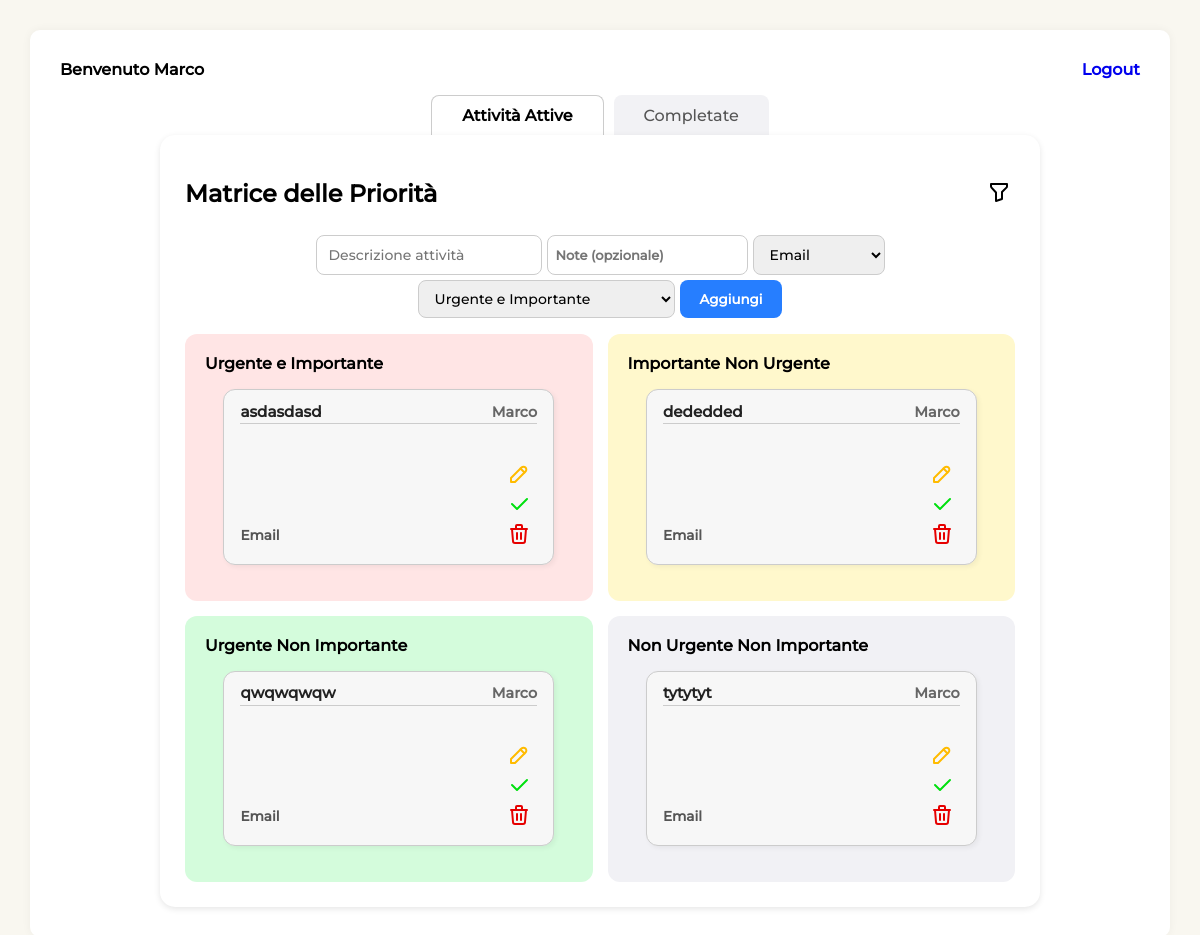
Page /home/ (signed in) on the earlier database version.
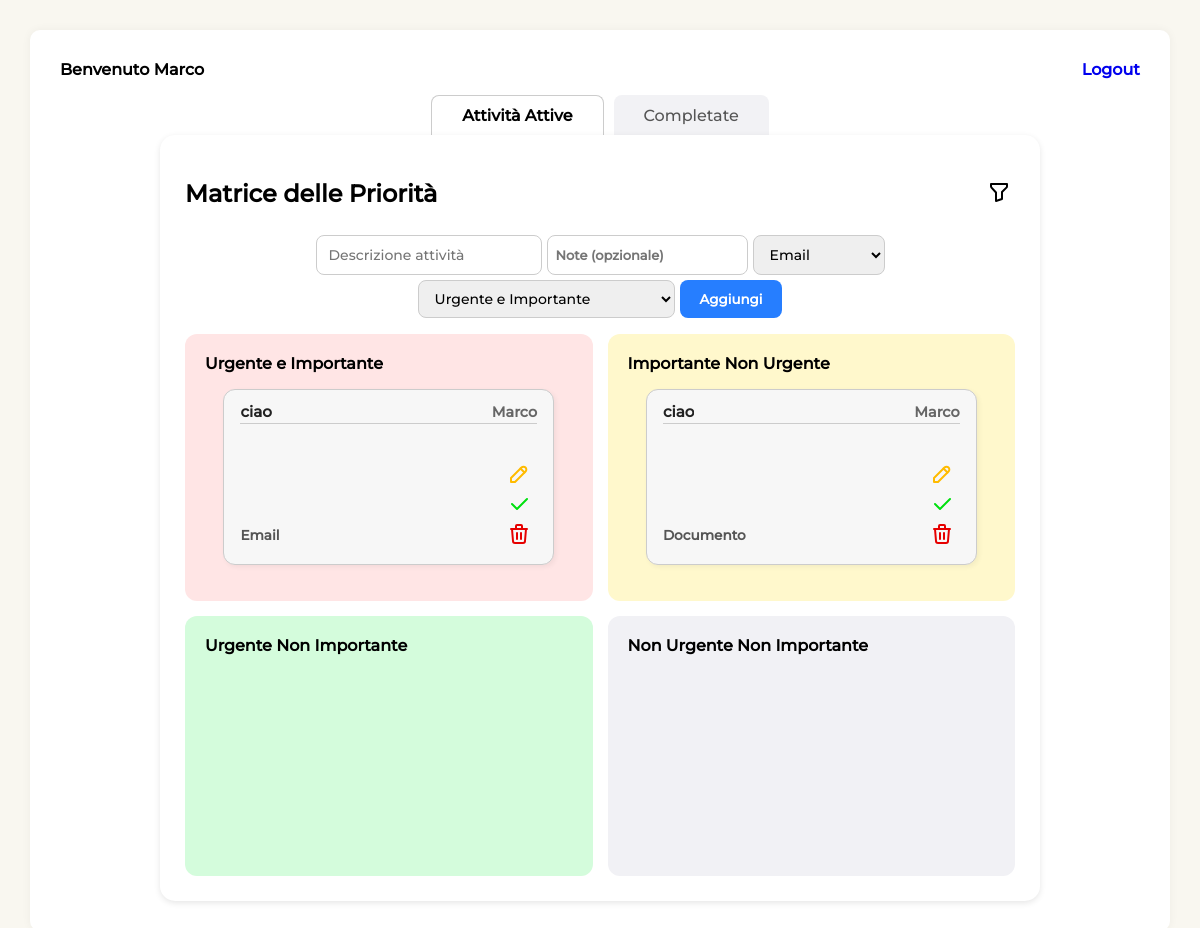
Same page on the later database version.
### sbk_app/models.py (models this page shows, shortened)
class Task(models.Model):
    TIPO_CHOICES = [
        ('Email', 'Email'),
        ('Telefono', 'Telefono'),
        ('Documento', 'Documento'),
        ('Call', 'Call'),
        ('Task', 'Task'),
        ('Decisione', 'Decisione'),
    ]
    PRIORITA_CHOICES = [
        ('UI', 'Urgente e Importante'),
        ('IN', 'Importante Non Urgente'),
        ('UN', 'Urgente Non Importante'),
        ('NN', 'Non Urgente Non Importante'),
    ]
    descrizione = models.CharField(max_length=25)
    tipo = models.CharField(max_length=20, choices=TIPO_CHOICES)
    priorita = models.CharField(max_length=2, choices=PRIORITA_CHOICES)
    creatore = models.ForeignKey(User, on_delete=models.CASCADE)
    modificato_da = models.ForeignKey(User, on_delete=models.SET_NULL, null=True, blank=True, related_name='tasks_modifica')
    assegnato_a = models.ForeignKey(User, null=True, blank=True, on_delete=models.SET_NULL, related_name="task_assegnate")
    completata = models.BooleanField(default=False)
    data_creazione = models.DateTimeField(auto_now_add=True)
    note = models.TextField(blank=True, null=True)

### sbk_app/views.py (the view, shortened to what this page needs)
# urls.py: path('home/', include('sbk_app.urls')),
@login_required(login_url='/accounts/login/')
def home(request):
    user = request.user
    assegnato_user = None
    if user.is_superuser:
        tasks_ui = Task.objects.filter(priorita='UI', completata=False)
        tasks_in = Task.objects.filter(priorita='IN', completata=False)
        tasks_un = Task.objects.filter(priorita='UN', completata=False)
        tasks_nn = Task.objects.filter(priorita='NN', completata=False)
        completate = Task.objects.filter(completata=True)
        utenti = User.objects.all()
    else:
        filtro = Q(creatore=user) | Q(assegnato_a=user)
        tasks_ui = Task.objects.filter(filtro, priorita='UI', completata=False)
        tasks_in = Task.objects.filter(filtro, priorita='IN', completata=False)
        tasks_un = Task.objects.filter(filtro, priorita='UN', completata=False)
        tasks_nn = Task.objects.filter(filtro, priorita='NN', completata=False)
        completate = Task.objects.filter(filtro, completata=True)
        utenti = None
    context = {
        'tasks_ui': tasks_ui,
        'tasks_in': tasks_in,
        'tasks_un': tasks_un,
        'tasks_nn': tasks_nn,
        'completate': completate,
        'utenti': utenti,
    }
    return render(request, "home.html", context)

### sbk_app/templates/home.html (shortened to what the changed rows need)
{% load static %}
<!DOCTYPE html>
<html lang="it">
<head>
  <link rel="stylesheet" href="{% static 'style.css' %}">
</head>
<body>
  <div class="container">
    <div class="card tab-content active" id="attive">
      <div class="task-filter-bar">
        <h2>Matrice delle Priorità </h2>
      </div>
      <div class="priority-grid">
        <div class="priority urgent-important" data-priority-code="UI">
          <div class="task-list">
            {% for task in tasks_ui %}
              <div class="task-card" data-task-id = {{task.id}} >
                <div class="task-header">
                  <div class="task-title">{{ task.descrizione }}</div>
                  <div class="task-creator">{{ task.creatore.username }}</div>
                </div>
                <div class="task-details">
                  <div class="task-type">
                    <p> {{ task.tipo }}</p>
                  </div>
                  <div class="task-actions">
                    <button class="edit-task" data-task-id="{{ task.id }}" data-tipo="{{ task.tipo }}" data-priorita="{{ task.priorita }}" title="Modifica"> <img src="{% static 'icone/pencil.svg' %}"/></button>
                    <button class="complete-task" data-task-id="{{ task.id }}" title="Completa"> <img src="{% static 'icone/check.svg' %}"/></button>
                    <button class="delete-task" data-task-id="{{ task.id }}" title="Elimina"> <img src="{% static 'icone/trash.svg' %}"/></button>
                  </div>
                </div>
              </div>
            {% endfor %}
          </div>
        </div>
        <div class="priority important-not-urgent" data-priority-code="IN">
          <div class="task-list">
            {% for task in tasks_in %}
              <div class="task-card" data-task-id = {{task.id}}>
                <div class="task-header">
                  <div class="task-title">{{ task.descrizione }}</div>
                  <div class="task-creator">{{ task.creatore.username }}</div>
                </div>
                <div class="task-details">
                  <div class="task-type">
                    <p> {{ task.tipo }}</p>
                  </div>
                  <div class="task-actions">
                    <button class="edit-task" data-task-id="{{ task.id }}" data-tipo="{{ task.tipo }}" data-priorita="{{ task.priorita }}" title="Modifica"> <img src="{% static 'icone/pencil.svg' %}"/></button>
                    <button class="complete-task" data-task-id="{{ task.id }}" title="Completa"> <img src="{% static 'icone/check.svg' %}"/></button>
                    <button class="delete-task" data-task-id="{{ task.id }}" title="Elimina"> <img src="{% static 'icone/trash.svg' %}"/></button>
                  </div>
                </div>
              </div>
            {% endfor %}
          </div>
        </div>
        <div class="priority urgent-not-important" data-priority-code="UN">
          <div class="task-list">
            {% for task in tasks_un %}
              <div class="task-card" data-task-id = {{task.id}}>
                <div class="task-header">
                  <div class="task-title">{{ task.descrizione }}</div>
                  <div class="task-creator">{{ task.creatore.username }}</div>
                </div>
                <div class="task-details">
                  <div class="task-type">
                    <p> {{ task.tipo }}</p>
                  </div>
                  <div class="task-actions">
                    <button class="edit-task" data-task-id="{{ task.id }}" data-tipo="{{ task.tipo }}" data-priorita="{{ task.priorita }}" title="Modifica"> <img src="{% static 'icone/pencil.svg' %}"/></button>
                    <button class="complete-task" data-task-id="{{ task.id }}" title="Completa"><img src="{% static 'icone/check.svg' %}"/></button>
                    <button class="delete-task" data-task-id="{{ task.id }}" title="Elimina"><img src="{% static 'icone/trash.svg' %}"/></button>
                  </div>
                </div>
              </div>
            {% endfor %}
          </div>
        </div>
        <div class="priority not-urgent-not-important" data-priority-code="NN">
          <div class="task-list">
            {% for task in tasks_nn %}
            <div class="task-card" data-task-id = {{task.id}}>
              <div class="task-header">
                <div class="task-title">{{ task.descrizione }}</div>
                <div class="task-creator">{{ task.creatore.username }}</div>
              </div>
              <div class="task-details">
                <div class="task-type">
                  <p> {{ task.tipo }}</p>
                </div>
                <div class="task-actions">
                  <button class="edit-task" data-task-id="{{ task.id }}" data-tipo="{{ task.tipo }}"
                    data-priorita="{{ task.priorita }}" title="Modifica"> <img src="{% static 'icone/pencil.svg' %}" /> </button>
                  <button class="complete-task" data-task-id="{{ task.id }}" title="Completa"><img
                      src="{% static 'icone/check.svg' %}" /></button>
                  <button class="delete-task" data-task-id="{{ task.id }}" title="Elimina"><img
                      src="{% static 'icone/trash.svg' %}" /></button>
                </div>
              </div>
            </div>
            {% endfor %}
          </div>
        </div>
      </div>
    </div>
    </div>
</body>
</html>

Differences in the rows shown:
removed Task: descrizione "asdasdasd", creatore.username "Marco", tipo "Email", shown under "Urgente e Importante"
removed Task: descrizione "dededded", creatore.username "Marco", tipo "Email", shown under "Importante Non Urgente"
removed Task: descrizione "qwqwqwqw", creatore.username "Marco", tipo "Email", shown under "Urgente Non Importante"
removed Task: descrizione "tytytyt", creatore.username "Marco", tipo "Email", shown under "Non Urgente Non Importante"
added Task: descrizione "ciao", creatore.username "Marco", tipo "Email", shown under "Urgente e Importante"
added Task: descrizione "ciao", creatore.username "Marco", tipo "Documento", shown under "Importante Non Urgente"
